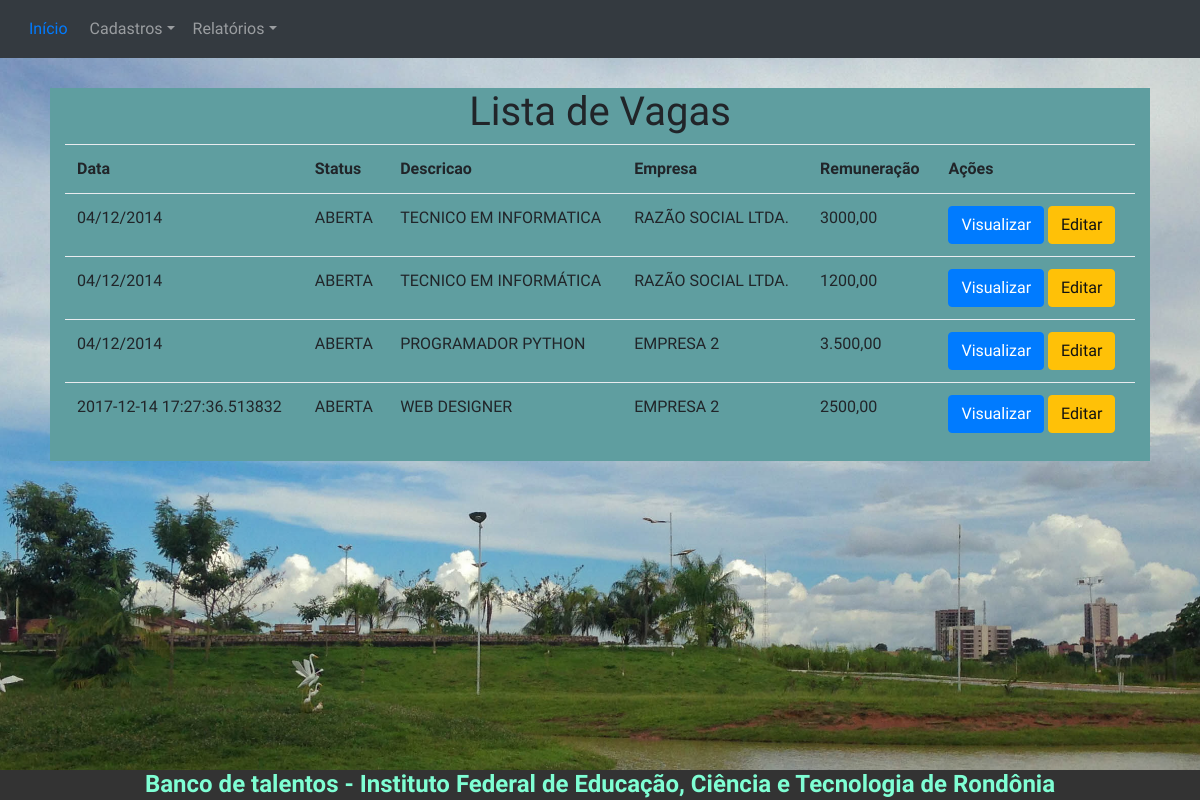
The app's page /listarVagas with its own data.
### models.py (models this page shows, shortened)
class Vaga(db.Model):
    __tablename__ = "vagas"
    __table_args__ = {'extend_existing': True}
    __mapper_args__ = {'polymorphic_identity': 'vaga'}
    id = db.Column(db.Integer, autoincrement=True, primary_key=True)
    data_inicio = db.Column(db.String(15))
    status      = db.Column(db.String(20))
    descricao   = db.Column(db.String(100))
    remuneracao = db.Column(db.String(10))
    beneficios  = db.Column(db.String(200))
    data_encerramento = db.Column(db.String(15))
    empresa = db.Column(db.Integer, db.ForeignKey('pessoas.id')) #quem disponibilizou a vaga

class Pessoa(db.Model):
    __tablename__ = "pessoas"
    __table_args__ = {'extend_existing': True}
    __mapper_args__ = {'polymorphic_identity': 'pessoa'}
    id = db.Column(db.Integer, autoincrement=True, primary_key=True)
    nome        = db.Column(db.String(100))
    endereco    = db.Column(db.String(50))
    num         = db.Column(db.String(10))
    complemento = db.Column(db.String(40))
    bairro      = db.Column(db.String(50))
    cidade      = db.Column(db.String(50))
    uf          = db.Column(db.String(50))
    imagem      = db.Column(db.String(80))
    data_cadastro = db.Column(db.String(12))
    telefone    = db.Column(db.String(15))
    email    = db.Column(db.String(15), unique= True)
    password = db.Column(db.String(10))
    tipo     = db.Column(db.Integer)  # 1 para IFRO - 2 para VISITANTE

### app.py (the view)
@app.route('/listarVagas')    #Abrir Formulário de cadastro de aluno
def listarVagas():
    vagas  = models.Vaga.query.select_from(models.Empresa).add_columns(models.Empresa.nome, models.Vaga.data_inicio, models.Vaga.status, models.Vaga.descricao, models.Vaga.remuneracao, models.Vaga.beneficios
).filter(models.Empresa.id == models.Vaga.empresa).order_by(models.Vaga.data_inicio).all()
    return render_template('listarVagas.html', vagas=vagas)

### app.py (called while the page is built)
@login_manager.request_loader
def request_loader(request):
    email = request.form.get('email')
    if email not in users:
        return #'Não existe o e-mail {} cadastrado no banco'.format(email)
    user = User()
    user.id = email
    return user

### templates/listarVagas.html (shortened to what this page needs)
{% extends 'base_ifro.html' %}
{% block conteudo %}
<br>
<br>
<div class="container col-md-11 ">
    <div class="row ">
        <div class="col-md-12" style="background: cadetblue">
            <h1 class="text-center">Lista de Vagas</h1>
            <table class="table table-hover">
                <tr>
                    <th>Data</th>
                    <th>Status</th>
                    <th>Descricao</th>
                    <th>Empresa</th>
                    <th>Remuneração</th>
                    <th>Ações</th>
                </tr>
                {% for vaga in vagas %}
                <tr>
                    <td>{{ vaga.data_inicio }}</td>
                    <td>{{ vaga.status.upper() }}</td>
                    <td>{{ vaga.descricao.upper() }}</td>
                    <td>{{ vaga.nome.upper() }}</td>
                    <td>{{ vaga.remuneracao.upper() }}</td>
                    <td>
                        <a href="/viewVaga/{{vaga.id}}" class="btn btn-primary">
                            Visualizar
                        </a>
                        <a href="" class="btn btn-warning">
                            Editar
                        </a>
                    </td>
                </tr>
                {% endfor %}
            </table>
        </div>
    </div>
</div>
{% endblock %}

### static/css/stylish-portfolio.css (style rules this page uses)
html, body { width: 100%; height: 100%; }
body { font-family: 'Source Sans Pro', 'Helvetica Neue', Helvetica, Arial, sans-serif; background: url(../img/parque_cidade.jpg ) no-repeat center center scroll ; -webkit-background-size: cover; -moz-background-size: cover; -o-background-size: cover; background-size: cover; }

### static/css/signin.css (style rules this page uses)
body { padding-top: 40px; padding-bottom: 40px; background-color: #eee; }

### records on screen
Vaga: data_inicio "04/12/2014", status "ABERTA", descricao "TECNICO EM INFORMATICA", nome "RAZÃO SOCIAL LTDA.", remuneracao "3000,00"
Vaga: data_inicio "04/12/2014", status "ABERTA", descricao "TECNICO EM INFORMÁTICA", nome "RAZÃO SOCIAL LTDA.", remuneracao "1200,00"
Vaga: data_inicio "04/12/2014", status "ABERTA", descricao "PROGRAMADOR PYTHON", nome "EMPRESA 2", remuneracao "3.500,00"
Vaga: data_inicio "2017-12-14 17:27:36.513832", status "ABERTA", descricao "WEB DESIGNER", nome "EMPRESA 2", remuneracao "2500,00"
